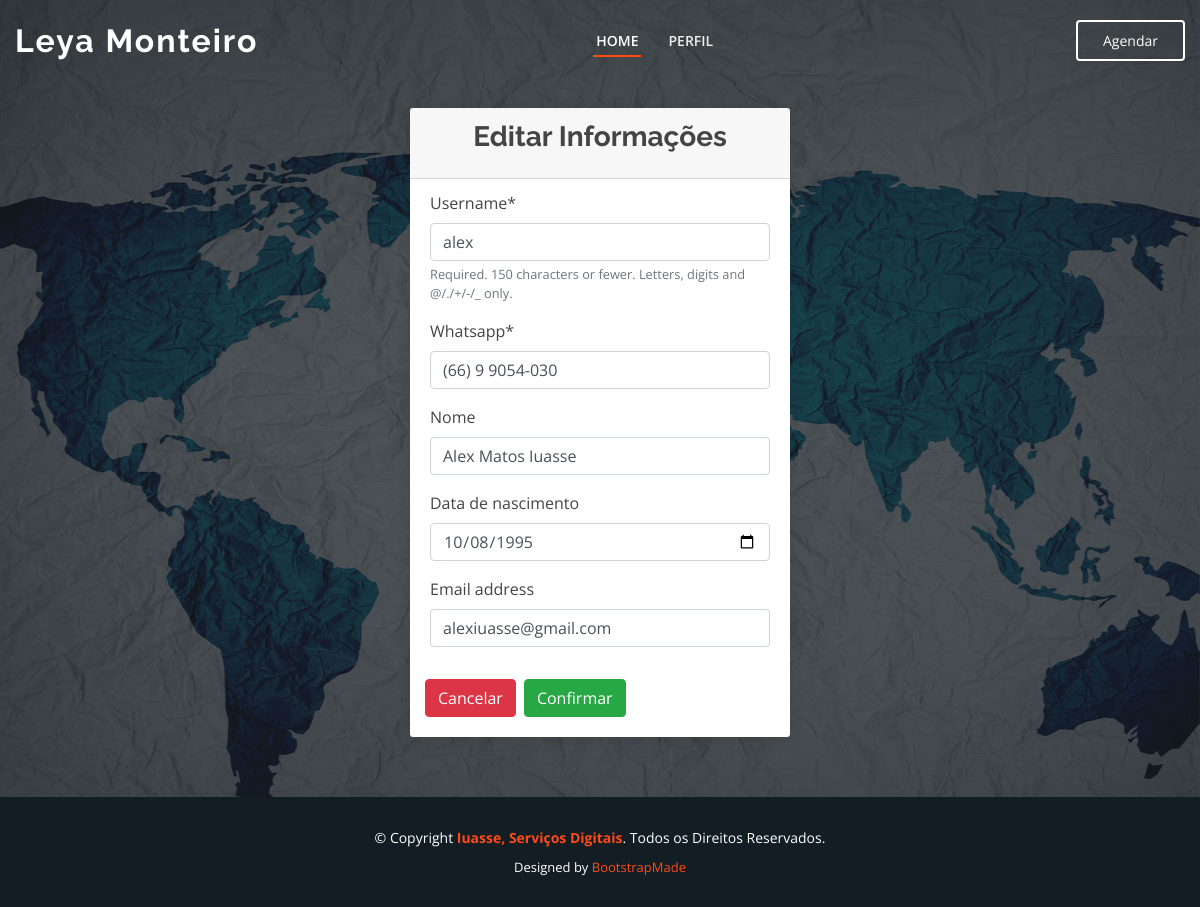
The app's page /user/edit/frontend/ (signed in), older data.
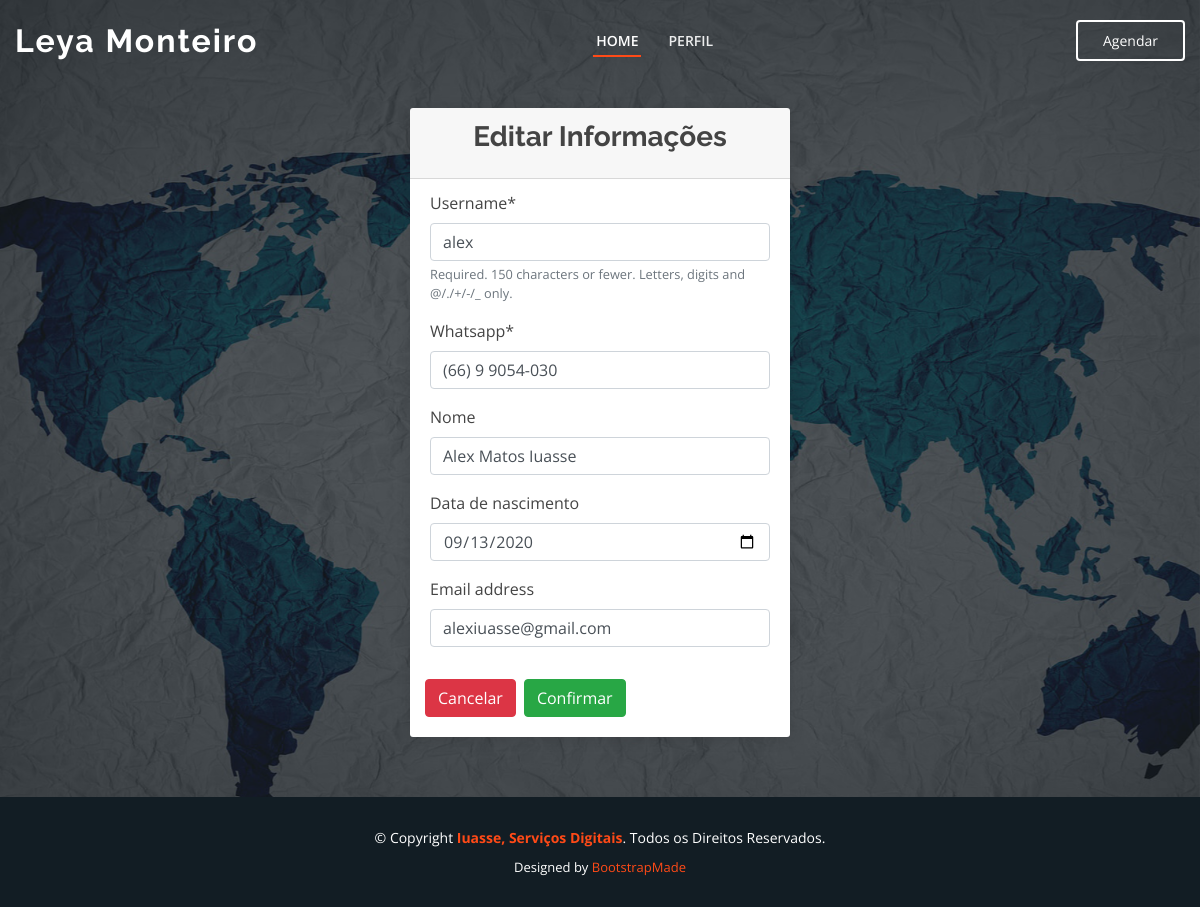
The same page, newer data.
### users/models.py (models this page shows, shortened)
class CustomUser(AbstractUser):
    birth_day = models.DateField('data de nascimento', blank=True, null=True)
    whatsapp = models.CharField('whatsapp', max_length=16)
    total_of_points = models.IntegerField(default=0, verbose_name='Total de pontos')

### users/views.py (the view, shortened to what this page needs)
# urls.py: path('edit/frontend/', CustomUserEditFrontend.as_view(), name='edit_frontend'),
class CustomUserEditFrontend(LoginRequiredMixin, UpdateView):
    model = CustomUser
    form_class = CustomUserChangeFrontendForm
    template_name = 'homepage/editform.html'
    title = TITLE_EDIT_USER
    subtitle = SUBTITLE_USER
    def get_object(self, queryset=None):
        return self.request.user

### users/forms.py
class CustomUserChangeFrontendForm(UserChangeForm):
    def __init__(self, *args, **kwargs):
        super(CustomUserChangeFrontendForm, self).__init__(*args, **kwargs)
        self.fields['first_name'].label = "Nome"
    class Meta:
        model = CustomUser
        widgets = {
            'birth_day': forms.DateInput(format='%Y-%m-%d', attrs={'type': 'date'}),
        }
        fields = ('username', 'whatsapp', 'first_name', 'last_name', 'birth_day', 'email')

### frontend/templates/homepage/editform.html (shortened to what this page needs)
{% extends './homepage.html' %}
{% load l10n %}
{% load static %}
{% load crispy_forms_tags %}
{% block header %}{% include './header.html' with header_class='fixed-top ' homepage=False %}{% endblock %}
{% block main %}
<main id="main">
    <section class="signup" id="signup">
        <div class="signup-container mt-5" data-aos="fade-up">
            <div class="row d-flex justify-content-center">
                <div class="col-lg-4 col-md-auto ml-auto mr-auto">
                    <div class="card">
                        <div class="card-header">
                            <h3 class="card-title">Editar Informações</h3>
                        </div>
                        <div class="card-body">
                            <form method="post">
                                <div class="row">
                                    <div class="col-md-12">{{form.username|as_crispy_field}}</div>
                                    <div class="col-md-12">{{form.whatsapp|as_crispy_field}}</div>
                                    <div class="col-md-12">{{form.first_name|as_crispy_field}}</div>
                                    <div class="col-md-12">{{form.birth_day|as_crispy_field}}</div>
                                    <div class="col-md-12">{{form.email|as_crispy_field}}</div>
                                    <div class="col-md-12  mt-3">
                                        <div class="form-row">
                                            <a class="btn btn-danger mr-2"
                                               href="{% url 'users:customuser:profile_frontend' %}"
                                               type="button">
                                                Cancelar
                                            </a>
                                            <button class="btn btn-success" type="submit">Confirmar</button>
                                        </div>
                                    </div>
                                </div>
                            </form>
                        </div>
                    </div>
                </div>
            </div>
        </div>
    </section>
</main>
{% endblock %}

Row changes from the older to the newer data that the page shows:
changed CustomUser "alex": birth_day "10/08/1995" → "09/13/2020"
